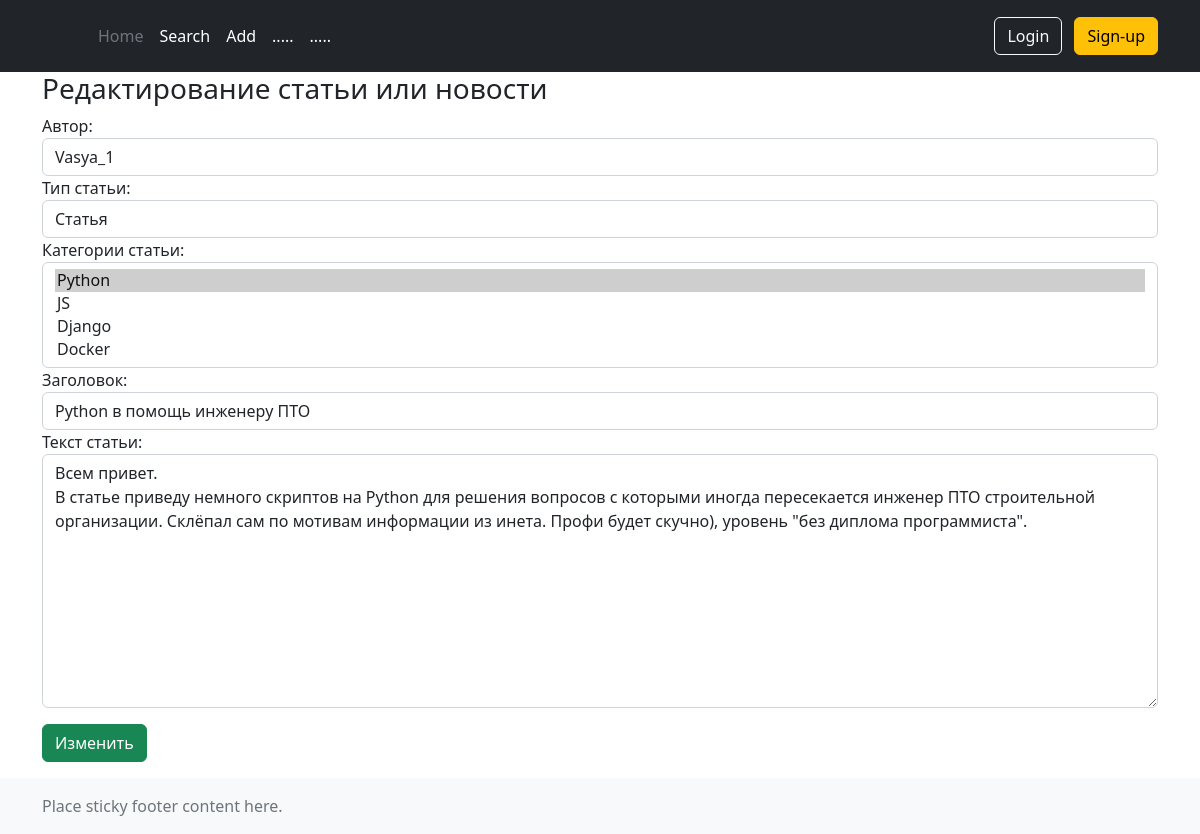
Screenshot of /news/7/edit/ with the database file from the repository.
### news/models.py (models this page shows, shortened)
class Post(models.Model):
    author = models.ForeignKey(Author, on_delete=models.CASCADE, verbose_name='Автор')
    NEWS = 'NW'
    ARTICLE = 'AR'
    TYPES = [
        (NEWS, 'Новость'),
        (ARTICLE, 'Статья'),
    ]
    categoryType = models.CharField(max_length=2, choices=TYPES, default=ARTICLE, verbose_name='Тип статьи')
    dateCreation = models.DateTimeField(auto_now_add=True, verbose_name='Дата публикации')
    postCategory = models.ManyToManyField(Category, through='PostCategory', verbose_name='Категории статьи')
    title = models.CharField(max_length=128, verbose_name='Заголовок')
    text = models.TextField(verbose_name='Текст статьи')
    rating = models.SmallIntegerField(default=0, verbose_name='Рейтинг')

### news/views.py (the view)
# urls.py: path('<int:pk>/edit/', PostUpdateView.as_view(), name='post_update'),
class PostUpdateView(UpdateView):
    template_name = 'news/post_update.html'
    form_class = PostForm
    def get_object(self, **kwargs):
        id = self.kwargs.get('pk')
        return Post.objects.get(pk=id)

### news/forms.py
class PostForm(ModelForm):
    class Meta:
        model = Post
        fields = ['author', 'categoryType', 'postCategory',
                  'title', 'text']
        widgets = {
            'author': forms.Select(attrs={'class': 'form-control'}),
            'categoryType': forms.Select(attrs={'class': 'form-control',}),
            'postCategory': forms.SelectMultiple(attrs={'class': 'form-control',}),
            'title': forms.TextInput(attrs={
                'class': 'form-control',
                'placeholder': 'Введите название статьи или новости'
            }),
            'text': forms.Textarea(attrs={
                'class': 'form-control',
                'placeholder': 'Сама статья'
            }),
        }

### news/models.py (called while the page is built)
    def __str__(self):
        return self.authorUser.username

    def __str__(self):
        return self.name

### news/templates/news/post_update.html (shortened to what this page needs)
{% extends 'layout/default.html' %}
{% block content %}
<h3>Редактирование статьи или новости</h3>
<form method="POST">
 {{ form }}
   <input class="btn btn-success my-button" type="submit" value="Изменить">
</form>
{% endblock content %}

### static/css/styles.css (style rules this page uses)
.my-button { margin-top: 1rem !important; margin-bottom: 1rem !important; }

### rows the page displays
Post: author "Vasya_1", categoryType "Статья", title "Python в помощь инженеру ПТО", text "Всем привет. В статье приведу немного скриптов на Python для решения вопросов с которыми иногда пересекается инженер ПТО строительной организации. Склёпал сам по мотивам информации из инета. Профи будет скучно), уровень \"без диплома программиста\"."
